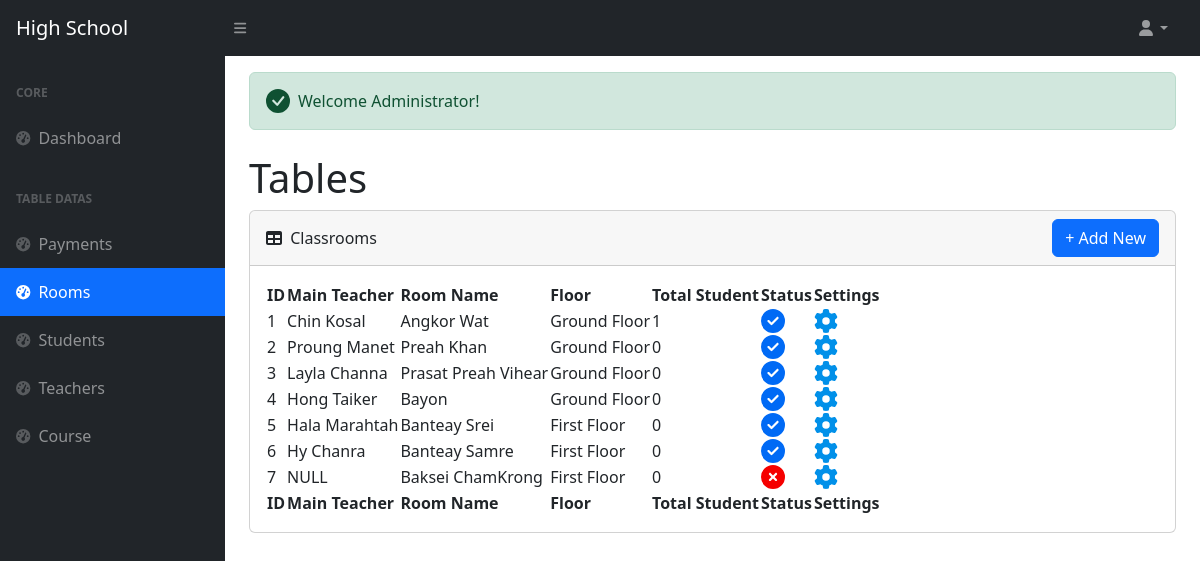
/rooms/index.php (signed in), run on the app's committed database.
### tables this page shows
CREATE TABLE IF NOT EXISTS `rooms` (
  `id` int NOT NULL AUTO_INCREMENT,
  `teacher_id` int DEFAULT NULL,
  `name` varchar(255) NOT NULL,
  `floor_id` int NOT NULL,
  `status` int NOT NULL,
  PRIMARY KEY (`id`)
);

CREATE TABLE IF NOT EXISTS `teachers` (
  `id` int NOT NULL AUTO_INCREMENT,
  `first_name` varchar(100) NOT NULL,
  `last_name` varchar(100) NOT NULL,
  `gender` int NOT NULL,
  `phone_number` varchar(20) NOT NULL,
  `gmail` varchar(100) NOT NULL,
  `course_id` int NOT NULL,
  `status` int DEFAULT '1',
  `created_at` timestamp NOT NULL DEFAULT CURRENT_TIMESTAMP,
  `updated_at` timestamp NOT NULL ON UPDATE CURRENT_TIMESTAMP,
  PRIMARY KEY (`id`)
);

CREATE TABLE IF NOT EXISTS `floors` (
  `id` int NOT NULL AUTO_INCREMENT,
  `name` varchar(100) NOT NULL,
  PRIMARY KEY (`id`)
);

### rooms/index.php (the view, shortened to what this page needs)
<?php
include('../config.php');
include(ROOT_PATH . '/layouts/header.php');
include(ROOT_PATH . '/layouts/navbar.php');
include(ROOT_PATH . '/layouts/sidebar.php');
?>
<?php
      $sql = " SELECT rooms.*, floors.name as floor_name,
                  teachers.first_name as teacher_first_name,
                  teachers.last_name as teacher_last_name,
                  count(payments.student_id) as amount_student FROM rooms
                  LEFT JOIN payments ON payments.class_id = rooms.id
                  LEFT JOIN floors ON floors.id = rooms.floor_id
                  LEFT JOIN teachers ON teachers.id = rooms.teacher_id
                  GROUP BY rooms.id";
      $result = $mysql->query($sql);
      $i = 1;
?>
<main>
      <div class="container-fluid px-4">
           <div class="mt-3">
           <?php
                  if (isset($_SESSION['success_sms'])) {
                        echo '<div class="alert alert-success d-flex align-items-center" role="alert">
                        <svg class="bi flex-shrink-0 me-2" width="24" height="24" role="img" aria-label="Success:"><use xlink:href="#check-circle-fill"/></svg>
                        <div>' . $_SESSION['success_sms'] . '</div>
                                    </div>';
                  }
            ?>
           </div>
            <h1 class="mt-4">Tables</h1>
            <div class="card mb-4">
                  <div class="card-header justify-content-between d-flex align-items-center ">
                        <div>
                              <i class="fas fa-table me-1"></i>
                              Classrooms
                        </div>
                        <button type="button" class="btn btn-primary" data-bs-toggle="modal" data-bs-target="#createClass">
                              + Add New
                        </button>
                  </div>
                  <div class="card-body">
                        <table id="datatablesSimple">
                              <thead>
                                    <tr>
                                          <th>ID</th>
                                          <th>Main Teacher</th>
                                          <th>Room Name</th>
                                          <th>Floor</th>
                                          <th>Total Student</th>
                                          <th>Status</th>
                                          <th>Settings</th>
                                    </tr>
                              </thead>
                              <tfoot>
                                    <tr>
                                          <th>ID</th>
                                          <th>Main Teacher</th>
                                          <th>Room Name</th>
                                          <th>Floor</th>
                                          <th>Total Student</th>
                                          <th>Status</th>
                                          <th>Settings</th>
                                    </tr>
                              </tfoot>
                              <tbody>
                                    <?php while ($room = $result->fetch_object()) { ?>
                                          <tr>
                                                <td><?php echo $i++ ?></td>
                                                <td><?php echo ($room->teacher_id != 0) ? "$room->teacher_first_name $room->teacher_last_name " : 'NULL' ?></td>
                                                <td><?php echo $room->name ?></td>
                                                <td><?php echo $room->floor_name ?></td>
                                                <td><?php echo $room->amount_student ?></td>
                                                <td><?php echo ($room->status == 0) ? ' <i class="fa-solid fa-circle-xmark fa-xl" style="color: #f50000;"></i>'  :  '<i class="fa-solid fa-circle-check fa-xl" style="color: #006af5;"></i> ' ?></td>
                                                <td>
                                                      <a href="edit.php ? id=<?php echo $room ->id?>"><i class="fa-solid fa-gear fa-xl" style="color: #0190e9;"></i></button></a>
                                                </td>
                                          </tr>
                                    <?php } ?>
                              </tbody>
                        </table>
                  </div>
            </div>
      </div>
</main>
<?php
include(ROOT_PATH . '/layouts/footer.php');
?>

### data on the page
rooms: teacher.first_name "Chin", teacher.last_name "Kosal", name "Angkor Wat", floor.name "Ground Floor", amount_student "1", status 1 (drawn)
rooms: teacher.first_name "Proung", teacher.last_name "Manet", name "Preah Khan", floor.name "Ground Floor", amount_student "0", status 1 (drawn)
rooms: teacher.first_name "Layla", teacher.last_name "Channa", name "Prasat Preah Vihear", floor.name "Ground Floor", amount_student "0", status 1 (drawn)
rooms: teacher.first_name "Hong", teacher.last_name "Taiker", name "Bayon", floor.name "Ground Floor", amount_student "0", status 1 (drawn)
rooms: teacher.first_name "Hala", teacher.last_name "Marahtah", name "Banteay Srei", floor.name "First Floor", amount_student "0", status 1 (drawn)
rooms: teacher.first_name "Hy", teacher.last_name "Chanra", name "Banteay Samre", floor.name "First Floor", amount_student "0", status 1 (drawn)
rooms: shows "NULL", name "Baksei ChamKrong", floor.name "First Floor", amount_student "0", status 0 (drawn)

### other printed values
$_SESSION['success_sms'] "Welcome Administrator!"
